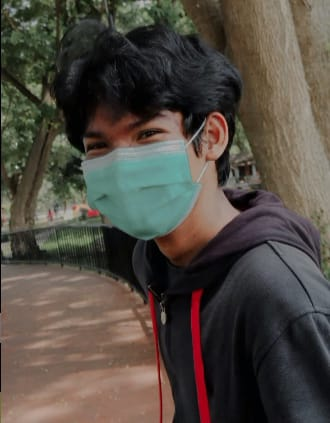
#> input picture ayi1.jpeg, 330 x 423 px
$ python HighPassFiltering.py
#> lines starting #> are read from the running program, lines starting #| are printed output that depends on the picture
import cv2
import numpy as np
from matplotlib import pyplot as plt

img = cv2.imread('ayi1.jpeg',0)
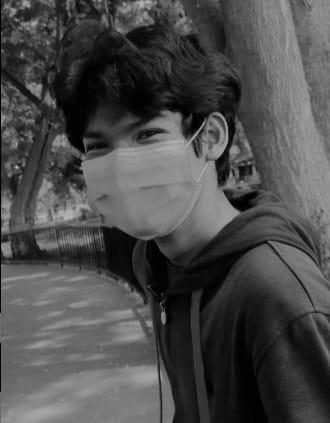
#> img: shape (423, 330); min 0, max 200, mean 75.7
f = np.fft.fft2(img)
fshift = np.fft.fftshift(f)

rows, cols = img.shape
#> rows = 423; cols = 330
crow,ccol = int(rows/2) , int(cols/2)
#> crow = 211; ccol = 165
fshift[crow-30:crow+30, ccol-30:ccol+30] = 0
f_ishift = np.fft.ifftshift(fshift)
img_back = np.fft.ifft2(f_ishift)
img_back = np.abs(img_back)
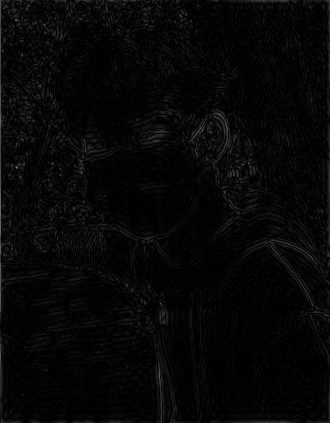
#> img_back: shape (423, 330) float64; min 0.0021, max 112.6, mean 7

plt.subplot(131),plt.imshow(img, cmap = 'gray')
plt.title('Input Image'), plt.xticks([]), plt.yticks([])
plt.subplot(132),plt.imshow(img_back, cmap = 'gray')
plt.title('Image after HPF'), plt.xticks([]), plt.yticks([])
plt.subplot(133),plt.imshow(img_back)
plt.title('Result in JET'), plt.xticks([]), plt.yticks([])

plt.show()
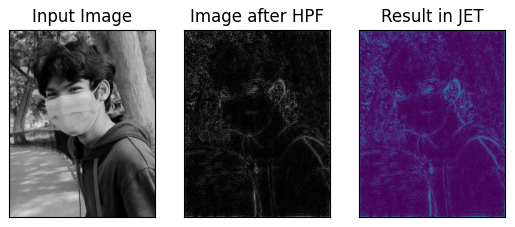
#> figure drawn by matplotlib, 3 panels
